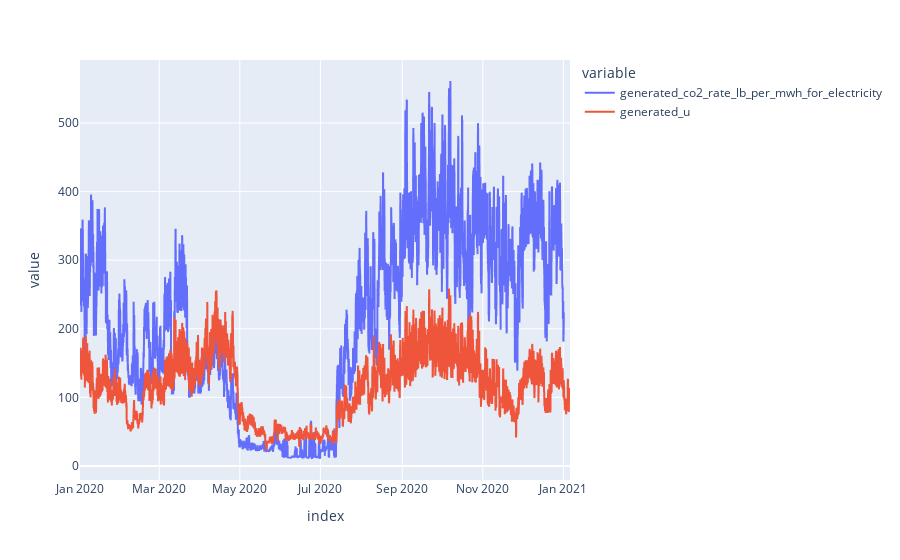

Write notebook code for a chart like this one.
### Code cell
px.line(all_dat, x=all_dat.index, y=["generated_co2_rate_lb_per_mwh_for_electricity", "generated_u"])

### Figure 1 — Plotly figure (JSON) as saved in the notebook; plotly's stock layout.template omitted (floating-point values rounded to 4 significant figures; data arrays with more than 128 entries replaced by an {"elided": "..."} marker saying what was removed)
{"data": [{"hovertemplate": "variable=generated_co2_rate_lb_per_mwh_for_electricity<br>index=%{x}<br>value=%{y}<extra></extra>", "legendgroup": "generated_co2_rate_lb_per_mwh_for_electricity", "line": {"color": "#636efa", "dash": "solid"}, "marker": {"symbol": "circle"}, "mode": "lines", "name": "generated_co2_rate_lb_per_mwh_for_electricity", "showlegend": true, "type": "scattergl", "x": {"elided": "8905 str values"}, "xaxis": "x", "y": {"elided": "8905 float values"}, "yaxis": "y"}, {"hovertemplate": "variable=generated_u<br>index=%{x}<br>value=%{y}<extra></extra>", "legendgroup": "generated_u", "line": {"color": "#EF553B", "dash": "solid"}, "marker": {"symbol": "circle"}, "mode": "lines", "name": "generated_u", "showlegend": true, "type": "scattergl", "x": {"elided": "8905 str values"}, "xaxis": "x", "y": {"elided": "8905 float values"}, "yaxis": "y"}], "layout": {"legend": {"title": {"text": "variable"}, "tracegroupgap": 0}, "margin": {"t": 60}, "xaxis": {"anchor": "y", "domain": [0, 1], "title": {"text": "index"}}, "yaxis": {"anchor": "x", "domain": [0, 1], "title": {"text": "value"}}}}
